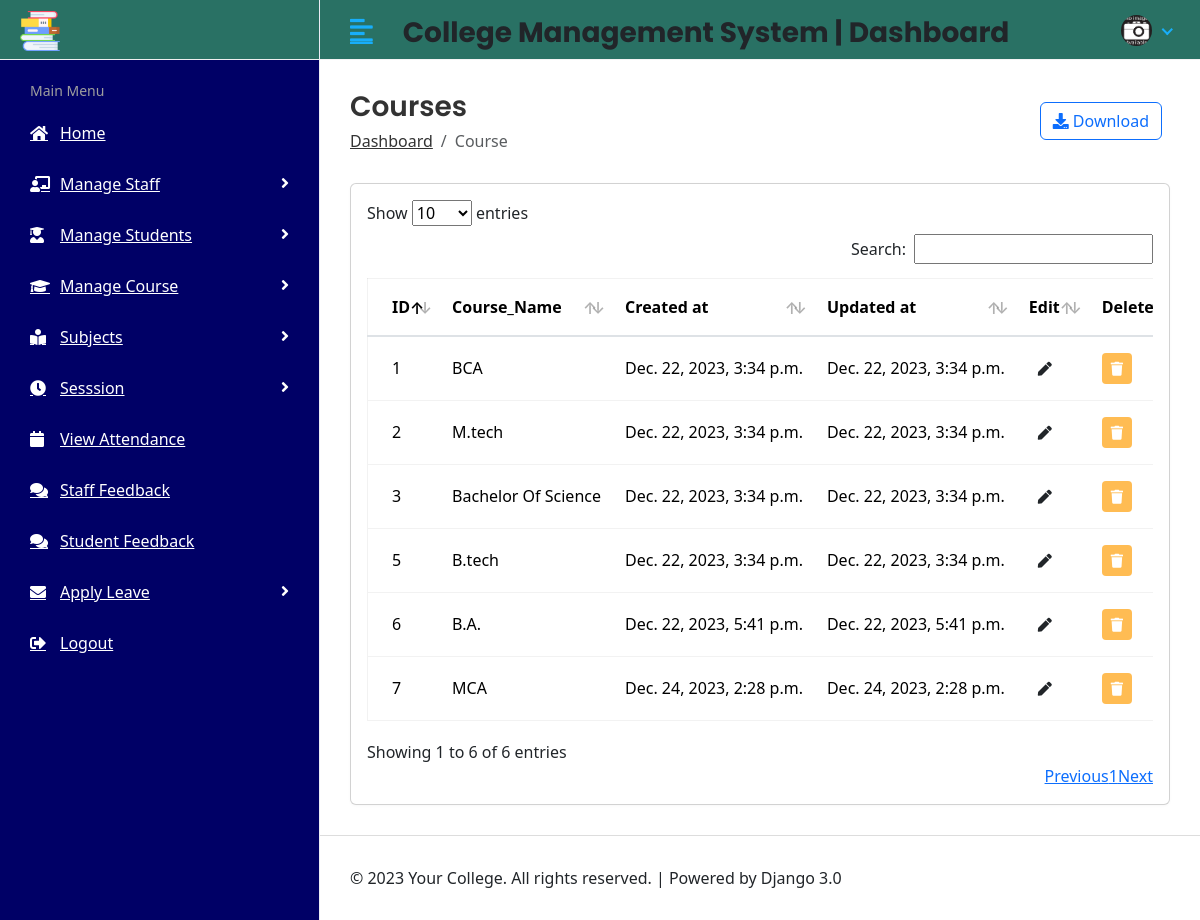
The app's page /hod_home/view_course/ (signed in) with its own data.
### student_management_app/models.py (models this page shows, shortened)
class Courses(models.Model):
    course_name = models.CharField(max_length = 50)
    created_at = models.DateTimeField(auto_now_add = True)
    updated_at = models.DateTimeField(auto_now = True)

### student_management/Hod_views.py (the view)
# urls.py: path('hod_home/view_course/', Hod_views.view_course, name='View_Course'),
@login_required(login_url='/')
def view_course(request):
     course = Courses.objects.all()
     context = {
          "course" : course
     }
     return render(request,"Hod_module/view_course.html",context)

### templates/Hod_module/view_course.html (shortened to what this page needs)
{% extends 'base.html' %}
{% block content %}
<div class="content container-fluid">
    <div class="page-header">
       <div class="row align-items-center">
          <div class="col">
             <h3 class="page-title">Courses</h3>
             <ul class="breadcrumb">
                <li class="breadcrumb-item"><a href="{% url 'hod_home'  %}">Dashboard</a></li>
                <li class="breadcrumb-item active">Course</li>
             </ul>
          </div>
          <div class="col-auto text-right float-right ml-auto">
             <a href="#" class="btn btn-outline-primary mr-2"><i class="fas fa-download"></i> Download</a>
          </div>
       </div>
    </div>
    <div class="row">
       <div class="col-sm-12">
          <div class="card card-table">
             <div class="card-body">
                <div class="table-responsive">
                   <table  id="table_id" class="table table-hover table-center mb-0">
                      <thead>
                         <tr>
                            <th>ID</th>
                            <th>Course_Name</th>
                            <th>Created at</th>
                            <th>Updated at</th>
                            <th >Edit</th>
                            <th >Delete</th>
                         </tr>
                      </thead>
                      <tbody>
                        {% for std in course %}
                         <tr>
                            <td>{{std.id}}</td>
                            <td>{{std.course_name}}</td>
                            <td>{{std.created_at}}</td>
                            <td>{{std.updated_at}}</td>
                            <td >
                                  <a href="{% url 'Edit_Course' std.id %}" class="btn btn-sm bg-success-light ">
                                  <i class="fas fa-pen"></i>
                                  </a>
                                </td>
                                <td>
                                  <a href="{% url 'Delete_Course' std.id %}"  class="btn btn-sm bg-danger-light">
                                  <i class="fas fa-trash"></i>
                                  </a>
                            </td>
                         </tr>
                         {% endfor %}
                      </tbody>
                   </table>
                </div>
             </div>
          </div>
       </div>
    </div>
 </div>
{% endblock %}

### templates/base.html (shortened to what this page needs)
{% load static %}
<!DOCTYPE html>
<html lang="en">
   <head>
      <link rel="stylesheet" href="{% static 'assets/plugins/bootstrap/css/bootstrap.min.css' %}">
      <link rel="stylesheet" href="{% static 'assets/plugins/fontawesome/css/fontawesome.min.css' %}">
      <link rel="stylesheet" href="{% static 'assets/plugins/fontawesome/css/all.min.css' %}">
      <link rel="stylesheet" href="{% static 'assets/css/style.css' %}">
      <link href="https://cdn.jsdelivr.net/npm/bootstrap@5.3.2/dist/css/bootstrap.min.css" rel="stylesheet">
    <link href="https://getbootstrap.com/docs/5.3/assets/css/docs.css" rel="stylesheet">
       <link rel="stylesheet" href="{% static 'assets/plugins/datatables/datatables.min.css' %}">
   </head>
   <body>
    <div class="main-wrapper">
        {% include 'Includes/header.html' %}
        {% include 'Includes/Sidebar.html' %}
        <div class = "page-wrapper">
         {% block content %}
         {% endblock %}
            {% include 'Includes/Footer.html' %}
        </div>
    </div>
   </body>
</html>

### templates/Includes/Header.html (shortened to what this page needs)
{% load static %}
<div class="header">
    {% if user.user_type == '1' %}
    <div class="header-left">
        <a href="{% url 'hod_home' %}" class="logo">
        <img src="{% static 'assets/img/books.png' %}" alt="Logo">
        </a>
    </div>
     {% endif %}
    <a href="javascript:void(0);" id="toggle_btn">
    <i class="fas fa-align-left"></i>
    </a>
    <div class="top-nav-search mt-3">
        <h3><strong>College Management System | Dashboard</strong></h3>
    </div>
    <ul class="nav user-menu">
        <li class="nav-item dropdown has-arrow">
            <a href="#" class="dropdown-toggle nav-link" data-toggle="dropdown">
            {% if user.profile_pic == "" %}
            <span class="user-img"><img class="rounded-circle" src="{% static 'assets/img/no_image.png' %}" width="31" alt="No image"></span>
            {% else %}
            <span class="user-img"><img class="rounded-circle" src="/{{user.profile_pic}}" width="31" alt="No image"></span>
            {% endif %}
            </a>
        </li>
    </ul>
</div>

### templates/Includes/Sidebar.html (shortened to what this page needs)
{% load active_link_tags %}
{% load static %}
<div class="sidebar" id="sidebar">
    <div class="sidebar-inner slimscroll">
       <div id="sidebar-menu" class="sidebar-menu">
         {% if user.user_type == '1' %}
          <ul>
             <li class="menu-title">
                <span>Main Menu</span>
             </li>
             <li class ="{% active_link 'hod_home' 'active'  %}">
                <a href="{% url 'hod_home' %}"><i class="fa fa-home" aria-hidden="true"></i> <span>Home</span> </a>
             </li>
             <li class="submenu {% active_link 'View_Staff' 'active' %} {% active_link 'Add_Staff' 'active' %}"  >
               <a href="#"><i class="fas fa-chalkboard-teacher"></i> <span> Manage Staff</span> <span class="menu-arrow"></span></a>
            </li>
             <li class="submenu  {% active_link 'View_Student' 'active' %} {% active_link 'Add_Student' 'active' %}">
                <a href="#"><i class="fas fa-user-graduate"></i> <span> Manage Students</span> <span class="menu-arrow"></span></a>
             </li>
             <li class="submenu  {% active_link 'View_Course' 'active' %} {% active_link 'Add_Course' 'active' %}">
                <a href="#"><i class="fas fa-graduation-cap"></i> <span> Manage Course</span> <span class="menu-arrow"></span></a>
             </li>
             <li class="submenu  {% active_link 'View_Subject' 'active' %} {% active_link 'Add_Subject' 'active' %}">
                <a href="#"><i class="fas fa-book-reader"></i> <span> Subjects</span> <span class="menu-arrow"></span></a>
             </li>
             <li class="submenu  {% active_link 'View_Session' 'active' %} {% active_link 'Add_Session' 'active' %}">
               <a href="#"><i class="fas fa-clock"></i> <span> Sesssion</span> <span class="menu-arrow"></span></a>
            </li>
            <li class = "{% active_link 'Hod_View_Attendance' 'active' %}">
               <a href="{% url 'Hod_View_Attendance' %}"><i class="fa fa-calendar"></i> <span>View Attendance</span> </a>
            </li>
            <li class = "{% active_link 'Staff_Feedback_Reply' 'active' %}">
               <a href="{% url 'Staff_Feedback_Reply' %}"><i class="fas fa-comments"></i> <span> Staff Feedback</span> </a>
            </li>
            <li class = "{% active_link 'Student_Feedback_Reply' 'active' %}">
               <a href="{% url 'Student_Feedback_Reply' %}"><i class="fas fa-comments"></i> <span>Student Feedback</span> </a>
            </li>
            <li class="submenu  {% active_link 'Student_Leave_View' 'active' %} {% active_link 'Staff_Leave_View' 'active' %}" >
               <a href="#"><i class="fas fa-envelope"></i> <span> Apply Leave</span> <span class="menu-arrow"></span></a>
            </li>
            <li class = "{% active_link 'Logout' 'active' %}">
               <a href="{% url 'Logout' %}"><i class="fas fa-sign-out-alt"></i><span>Logout</span> </a>
            </li>
            </ul>
            {% endif %}
       </div>
    </div>
 </div>

### templates/Includes/Footer.html
<footer>
    <p>&copy; 2023 Your College. All rights reserved. | Powered by Django 3.0</p>
 </footer>

### records on screen
Courses: id "1", course_name "BCA", created_at "Dec. 22, 2023, 3:34 p.m.", updated_at "Dec. 22, 2023, 3:34 p.m."
Courses: id "2", course_name "M.tech", created_at "Dec. 22, 2023, 3:34 p.m.", updated_at "Dec. 22, 2023, 3:34 p.m."
Courses: id "3", course_name "Bachelor Of Science", created_at "Dec. 22, 2023, 3:34 p.m.", updated_at "Dec. 22, 2023, 3:34 p.m."
Courses: id "5", course_name "B.tech", created_at "Dec. 22, 2023, 3:34 p.m.", updated_at "Dec. 22, 2023, 3:34 p.m."
Courses: id "6", course_name "B.A.", created_at "Dec. 22, 2023, 5:41 p.m.", updated_at "Dec. 22, 2023, 5:41 p.m."
Courses: id "7", course_name "MCA", created_at "Dec. 24, 2023, 2:28 p.m.", updated_at "Dec. 24, 2023, 2:28 p.m."
